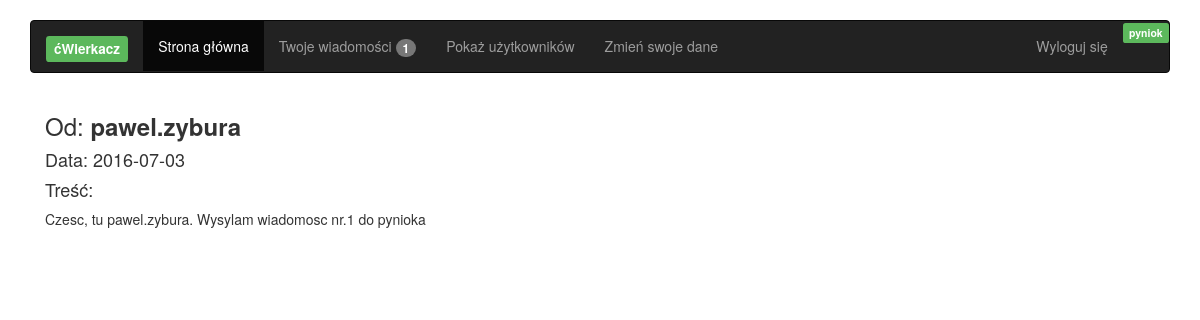
The page /readMessage.php?messageId=3 (signed in) on the database its author committed.
### tables this page shows
CREATE TABLE IF NOT EXISTS `Users` (
  `id` int(11) NOT NULL AUTO_INCREMENT,
  `login` varchar(20) DEFAULT NULL,
  `hashed_password` char(60) NOT NULL,
  `user_description` text,
  `is_active` tinyint(4) DEFAULT NULL,
  PRIMARY KEY (`id`),
  UNIQUE KEY `login` (`login`)
);

CREATE TABLE IF NOT EXISTS `Messages` (
  `id` int(11) NOT NULL AUTO_INCREMENT,
  `sender_id` int(11) DEFAULT NULL,
  `receiver_id` int(11) DEFAULT NULL,
  `message_text` text,
  `is_read` tinyint(4) DEFAULT NULL,
  `date` date NOT NULL,
  PRIMARY KEY (`id`),
  KEY `sender_id` (`sender_id`),
  KEY `receiver_id` (`receiver_id`)
);

### src/message.php (called while the page is built, shortened)
<?php
class Message
{
    public static function getNewMessages(mysqli $db_conn, $receiver_id)
    {
        $sql = "SELECT *
                FROM Messages
                WHERE receiver_id = '{$receiver_id}'
                AND is_read = 1";
        $result = $db_conn->query($sql);
        $toReturn = 0;
        foreach ($result as $item) {
            $toReturn++;
        }
        return $toReturn;
    }
    private $sender_id;
    private $message_text;
    private $date;
    public function __construct()
    {
        $this->sender_id = null;
        $this->message_text = null;
        $this->date = null;
    }
    public function getSenderId()
    {
        return $this->sender_id;
    }
    public function getDate()
    {
        return $this->date;
    }
    public function getMessageText()
    {
        return $this->message_text;
    }
    public function loadMessageDB(mysqli $db_conn, $id)
    {
        $sql = "SELECT *
                FROM Messages
                WHERE id=$id";
        $result = $db_conn->query($sql);
        if ($result != false) {
            if ($result->num_rows == 1) {
                $row = $result->fetch_assoc();
                $this->sender_id = $row['sender_id'];
                $this->message_text = $row['message_text'];
                $this->date = $row['date'];
                return true;
            }
        }
    }
}

### src/functions.php (called while the page is built, shortened)
<?php
function getUserLogin(mysqli $conn, $id) {
    $user = new User();
    $user->loadFromDB($conn, $id);
    $login = $user->getLogin();
    if($login == true) {
        return $login;
    }
    return false;
}

### src/user.php (called while the page is built, shortened)
<?php
class User
{
    private $login;
    public function __construct()
    {
        $this->login = "";
    }
    public function getLogin()
    {
        return $this->login;
    }
    public function loadFromDB(mysqli $db_conn, $id)
    {
        $sql = "SELECT *
                FROM Users
                WHERE id=$id";
        $result = $db_conn->query($sql);
        if ($result != false) {
            if ($result->num_rows == 1) {
                $row = $result->fetch_assoc();
                $this->login = $row['login'];
                return true;
            }
        }
    }
}

### readMessage.php (the view, shortened to what this page needs)
<?php
require_once __DIR__ . "/src/connection.php";
require_once __DIR__ . "/src/functions.php";
require_once __DIR__ . "/src/header.php";
if ($_SERVER['REQUEST_METHOD'] === 'GET') {
    if (isset($_GET['messageId']) && !empty($_GET['messageId'])) {
        $message = new Message();
        $message->loadMessageDB($db_conn, $_GET['messageId']);
        if ($message->getReceiverId() == $_SESSION['loggedUserId']) {
            $message->setIsRead();
        } else {
            echo "Error";
        }
    }
}
?>
<div class="container">
    <div id='message' class="col-lg-6">
        <?php
        if ($message) {
            $loginId = $message->getSenderId();
            $login = getUserLogin($db_conn, $loginId);
            $text = $message->getMessageText();
            $date = $message->getDate();
            echo "<h3>Od:  <b>$login</b></h3>
                      <h4>Data: $date</h4>
                      <h4>Treść:</h4>
                      <p>$text</p>";
        }
        ?>
    </div>
</div>
</body>
</html>

### src/header.php (shortened to what this page needs)
<!DOCTYPE html>
<html>
<head>
    <link href="css/bootstrap.min.css" rel="stylesheet">
    <link href="css/justified-nav.css" rel="stylesheet">
</head>
<body>
<div class="container">
    <nav class="navbar navbar-inverse">
        <div class="container-fluid">
            <div class="navbar-header">
                <a class="navbar-brand" href="#"><span class="label label-success">ćWierkacz</span></a>
            </div>
            <ul class="nav navbar-nav">
                <?php
                if (isset($_SESSION['loggedUserId'])) {
                    $loggedUser = getUserLogin($db_conn, $_SESSION['loggedUserId']);
                    echo "<li class=\"active\"><a href=\"index.php\">Strona główna</a></li>";
                    $newMessageCount = Message::getNewMessages($db_conn, $_SESSION['loggedUserId']);
                    if ($newMessageCount > 0) {
                        $messageMenuText = "Twoje wiadomości " . "<span class='badge'>".$newMessageCount."</span>";
                    } else {
                        $messageMenuText = "Twoje wiadomości";
                    }
                    echo "<li><a href=\"showAllMessages.php\">$messageMenuText</a></li> ";
                    echo "<li><a href=\"showAllUsers.php\">Pokaż użytkowników</a></li> ";
                    echo "<li><a href=\"editUser.php\">Zmień swoje dane</a></li> ";
                    echo("</ul>");
                    echo("<ul class=\"nav navbar-nav navbar-right\">");
                        echo "<li><a href=\"logout.php\">Wyloguj się</a></li>";
                        echo "<li><span class=\"label label-success\">$loggedUser</span></li>";
                    echo("</ul>");
                }
                ?>
        </div>
    </nav>
</div>

### css/justified-nav.css (style rules this page uses)
body { padding-top: 20px; }

### rows shown on the page
users: login "pyniok"
messages: sender.login "pawel.zybura", date "2016-07-03", message_text "Czesc, tu pawel.zybura. Wysylam wiadomosc nr.1 do pynioka"

### other values the page prints
$newMessageCount "1"
